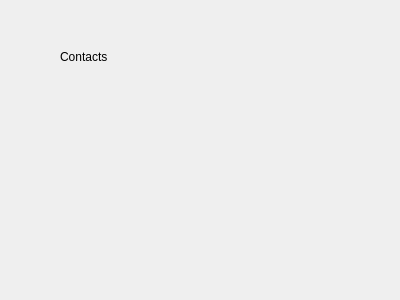
<?xml version="1.0" encoding="UTF-8"?>
<ui version="4.0">
 <class>ContactsMainWidget</class>
 <widget class="QWidget" name="ContactsMainWidget">
  <property name="geometry">
   <rect>
    <x>0</x>
    <y>0</y>
    <width>400</width>
    <height>300</height>
   </rect>
  </property>
  <property name="windowTitle">
   <string>Form</string>
  </property>
  <widget class="QLabel" name="label">
   <property name="geometry">
    <rect>
     <x>60</x>
     <y>50</y>
     <width>57</width>
     <height>14</height>
    </rect>
   </property>
   <property name="text">
    <string>Contacts</string>
   </property>
  </widget>
 </widget>
 <resources/>
 <connections/>
</ui>
